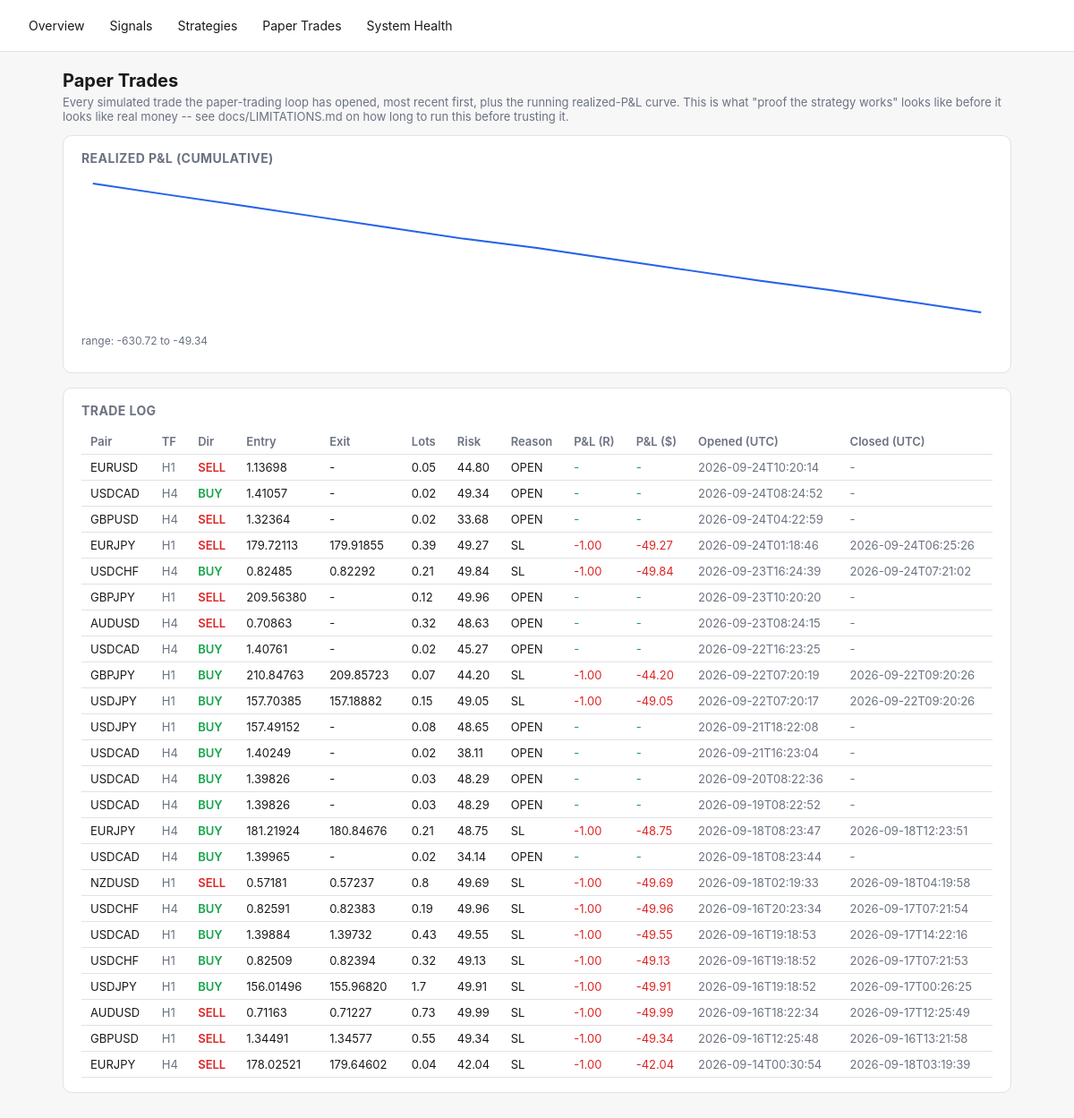
Screenshot of /paper-trades with the database file from the repository.
### tables this page shows
CREATE TABLE paper_trades (
    id INTEGER PRIMARY KEY AUTOINCREMENT,
    signal_id TEXT REFERENCES signals(id),
    pair TEXT NOT NULL,
    direction TEXT NOT NULL,
    entry_time TEXT NOT NULL,
    entry_price REAL NOT NULL,
    stop_loss REAL NOT NULL,
    take_profit REAL NOT NULL,
    lots REAL,                 -- position size at entry (fx_engine.position_sizing), if it could be computed
    risk_amount REAL,          -- dollar amount risked at entry, lots * stop_distance * pip_value
    exit_time TEXT,
    exit_price REAL,
    exit_reason TEXT,
    pnl_r REAL,
    pnl_amount REAL,           -- real dollar P&L = pnl_r * risk_amount (NULL if risk_amount unknown)
    created_at TEXT NOT NULL
, timeframe TEXT NOT NULL DEFAULT 'H4');

### fx_engine/dashboard.py (the view)
    @app.route("/paper-trades")
    def paper_trades_page():
        d = get_db()
        curve = d.paper_equity_curve()
        return render_template(
            "paper_trades.html", trades=d.recent_paper_trades(limit=200), curve=curve,
            svg_points=_equity_curve_svg_points(curve),
            curve_min=min((p["cumulative"] for p in curve), default=0.0),
            curve_max=max((p["cumulative"] for p in curve), default=0.0),
        )

### fx_engine/dashboard.py (called while the page is built)
def _equity_curve_svg_points(curve: list[dict], width: int = 640, height: int = 160, pad: int = 8) -> str:
    if len(curve) < 2:
        return ""
    values = [p["cumulative"] for p in curve]
    lo, hi = min(values), max(values)
    span = (hi - lo) or 1.0
    n = len(values)
    points = []
    for i, v in enumerate(values):
        x = pad + (i / (n - 1)) * (width - 2 * pad)
        y = pad + (1 - (v - lo) / span) * (height - 2 * pad)
        points.append(f"{x:.1f},{y:.1f}")
    return " ".join(points)

### fx_engine/db.py (called while the page is built)
    @contextmanager
    def _conn(self):
        conn = sqlite3.connect(self.path)
        conn.row_factory = sqlite3.Row
        try:
            yield conn
            conn.commit()
        finally:
            conn.close()

    def recent_paper_trades(self, limit: int = 100) -> list[dict]:
        with self._conn() as conn:
            rows = conn.execute(
                "SELECT * FROM paper_trades ORDER BY created_at DESC LIMIT ?", (limit,),
            ).fetchall()
        return [dict(r) for r in rows]

    def paper_equity_curve(self) -> list[dict]:
        with self._conn() as conn:
            rows = conn.execute(
                """SELECT exit_time, pnl_amount FROM paper_trades
                   WHERE exit_time IS NOT NULL AND pnl_amount IS NOT NULL
                   ORDER BY exit_time ASC"""
            ).fetchall()
        cumulative = 0.0
        curve = []
        for r in rows:
            cumulative += r["pnl_amount"]
            curve.append({"exit_time": r["exit_time"], "pnl_amount": r["pnl_amount"], "cumulative": cumulative})
        return curve

### fx_engine/templates/paper_trades.html (shortened to what this page needs)
{% extends "base.html" %}
{% block content %}
<h1>Paper Trades</h1>
<p class="lede">Every simulated trade the paper-trading loop has opened, most recent first, plus the running
realized-P&amp;L curve. This is what "proof the strategy works" looks like before it looks like real money -- see
docs/LIMITATIONS.md on how long to run this before trusting it.</p>
<div class="card">
  <h2>Realized P&amp;L (cumulative)</h2>
  {% if svg_points %}
  <svg viewBox="0 0 640 160" width="100%" height="160" preserveAspectRatio="none">
    <polyline points="{{ svg_points }}" fill="none" stroke="var(--accent)" stroke-width="2" />
  </svg>
  <p class="muted" style="font-size:12px;">range: {{ "%.2f"|format(curve_min) }} to {{ "%.2f"|format(curve_max) }}</p>
  {% else %}
  <p class="muted">Not enough closed trades yet for a curve (need at least 2).</p>
  {% endif %}
</div>
<div class="card">
  <h2>Trade Log</h2>
  <div class="overflow">
  <table>
    <tr>
      <th>Pair</th><th>TF</th><th>Dir</th><th>Entry</th><th>Exit</th><th>Lots</th><th>Risk</th>
      <th>Reason</th><th>P&amp;L (R)</th><th>P&amp;L ($)</th><th>Opened (UTC)</th><th>Closed (UTC)</th>
    </tr>
    {% for t in trades %}
    <tr>
      <td>{{ t.pair }}</td>
      <td class="muted">{{ t.timeframe or "H4" }}</td>
      <td class="{{ 'buy' if t.direction=='BUY' else 'sell' }}">{{ t.direction }}</td>
      <td>{{ "%.5f"|format(t.entry_price) }}</td>
      <td>{{ "%.5f"|format(t.exit_price) if t.exit_price is not none else "-" }}</td>
      <td>{{ t.lots if t.lots is not none else "-" }}</td>
      <td>{{ "%.2f"|format(t.risk_amount) if t.risk_amount is not none else "-" }}</td>
      <td>{{ t.exit_reason or "OPEN" }}</td>
      <td style="color:{{ 'var(--green)' if (t.pnl_r or 0) >= 0 else 'var(--red)' }}">
        {{ "%.2f"|format(t.pnl_r) if t.pnl_r is not none else "-" }}
      </td>
      <td style="color:{{ 'var(--green)' if (t.pnl_amount or 0) >= 0 else 'var(--red)' }}">
        {{ "%.2f"|format(t.pnl_amount) if t.pnl_amount is not none else "-" }}
      </td>
      <td class="muted">{{ t.entry_time[:19] }}</td>
      <td class="muted">{{ t.exit_time[:19] if t.exit_time else "-" }}</td>
    </tr>
    {% else %}
    <tr><td colspan="12" class="muted">No paper trades yet -- run `python -m fx_engine.main paper --once`.</td></tr>
    {% endfor %}
  </table>
  </div>
</div>
{% endblock %}

### fx_engine/templates/base.html (style rules this page uses)
:root { --bg:#f7f7f8; --fg:#1a1a1a; --card:#ffffff; --border:#e2e2e5; --accent:#2563eb; --green:#16a34a; --red:#dc2626; --amber:#d97706; --muted:#6b7280; }
* { box-sizing: border-box; }
body { margin:0; font-family:-apple-system,BlinkMacSystemFont,"Segoe UI",sans-serif; background:var(--bg); color:var(--fg); }
.card { background:var(--card); border:1px solid var(--border); border-radius:10px; padding:16px 20px; margin-bottom:16px; }
table { width:100%; border-collapse:collapse; font-size:13px; }
th, td { text-align:left; padding:6px 10px; border-bottom:1px solid var(--border); white-space:nowrap; }
th { color:var(--muted); font-weight:600; }
.buy { color:var(--green); font-weight:600; }
.sell { color:var(--red); font-weight:600; }
.muted { color:var(--muted); }
h1 { font-size:20px; margin:0 0 4px; }
h2 { font-size:14px; margin:0 0 12px; color:var(--muted); text-transform:uppercase; letter-spacing:.03em; }
p.lede { color:var(--muted); font-size:13px; margin-top:0; }
.overflow { overflow-x:auto; }

### rows the page displays
paper_trades: pair "EURUSD", timeframe "H1", direction "SELL", entry_price "1.13698", exit_price "-", lots "0.05", risk_amount "44.80", exit_reason "OPEN", pnl_r "-", pnl_amount "-", entry_time "2026-09-24T10:20:14", exit_time "-"
paper_trades: pair "USDCAD", timeframe "H4", direction "BUY", entry_price "1.41057", exit_price "-", lots "0.02", risk_amount "49.34", exit_reason "OPEN", pnl_r "-", pnl_amount "-", entry_time "2026-09-24T08:24:52", exit_time "-"
paper_trades: pair "GBPUSD", timeframe "H4", direction "SELL", entry_price "1.32364", exit_price "-", lots "0.02", risk_amount "33.68", exit_reason "OPEN", pnl_r "-", pnl_amount "-", entry_time "2026-09-24T04:22:59", exit_time "-"
paper_trades: pair "EURJPY", timeframe "H1", direction "SELL", entry_price "179.72113", exit_price "179.91855", lots "0.39", risk_amount "49.27", exit_reason "SL", pnl_r "-1.00", pnl_amount "-49.27", entry_time "2026-09-24T01:18:46", exit_time "2026-09-24T06:25:26"
paper_trades: pair "USDCHF", timeframe "H4", direction "BUY", entry_price "0.82485", exit_price "0.82292", lots "0.21", risk_amount "49.84", exit_reason "SL", pnl_r "-1.00", pnl_amount "-49.84", entry_time "2026-09-23T16:24:39", exit_time "2026-09-24T07:21:02"
paper_trades: pair "GBPJPY", timeframe "H1", direction "SELL", entry_price "209.56380", exit_price "-", lots "0.12", risk_amount "49.96", exit_reason "OPEN", pnl_r "-", pnl_amount "-", entry_time "2026-09-23T10:20:20", exit_time "-"
paper_trades: pair "AUDUSD", timeframe "H4", direction "SELL", entry_price "0.70863", exit_price "-", lots "0.32", risk_amount "48.63", exit_reason "OPEN", pnl_r "-", pnl_amount "-", entry_time "2026-09-23T08:24:15", exit_time "-"
paper_trades: pair "USDCAD", timeframe "H4", direction "BUY", entry_price "1.40761", exit_price "-", lots "0.02", risk_amount "45.27", exit_reason "OPEN", pnl_r "-", pnl_amount "-", entry_time "2026-09-22T16:23:25", exit_time "-"
paper_trades: pair "GBPJPY", timeframe "H1", direction "BUY", entry_price "210.84763", exit_price "209.85723", lots "0.07", risk_amount "44.20", exit_reason "SL", pnl_r "-1.00", pnl_amount "-44.20", entry_time "2026-09-22T07:20:19", exit_time "2026-09-22T09:20:26"
paper_trades: pair "USDJPY", timeframe "H1", direction "BUY", entry_price "157.70385", exit_price "157.18882", lots "0.15", risk_amount "49.05", exit_reason "SL", pnl_r "-1.00", pnl_amount "-49.05", entry_time "2026-09-22T07:20:17", exit_time "2026-09-22T09:20:26"
paper_trades: pair "USDJPY", timeframe "H1", direction "BUY", entry_price "157.49152", exit_price "-", lots "0.08", risk_amount "48.65", exit_reason "OPEN", pnl_r "-", pnl_amount "-", entry_time "2026-09-21T18:22:08", exit_time "-"
paper_trades: pair "USDCAD", timeframe "H4", direction "BUY", entry_price "1.40249", exit_price "-", lots "0.02", risk_amount "38.11", exit_reason "OPEN", pnl_r "-", pnl_amount "-", entry_time "2026-09-21T16:23:04", exit_time "-"
paper_trades: pair "USDCAD", timeframe "H4", direction "BUY", entry_price "1.39826", exit_price "-", lots "0.03", risk_amount "48.29", exit_reason "OPEN", pnl_r "-", pnl_amount "-", entry_time "2026-09-20T08:22:36", exit_time "-"
paper_trades: pair "USDCAD", timeframe "H4", direction "BUY", entry_price "1.39826", exit_price "-", lots "0.03", risk_amount "48.29", exit_reason "OPEN", pnl_r "-", pnl_amount "-", entry_time "2026-09-19T08:22:52", exit_time "-"
paper_trades: pair "EURJPY", timeframe "H4", direction "BUY", entry_price "181.21924", exit_price "180.84676", lots "0.21", risk_amount "48.75", exit_reason "SL", pnl_r "-1.00", pnl_amount "-48.75", entry_time "2026-09-18T08:23:47", exit_time "2026-09-18T12:23:51"
paper_trades: pair "USDCAD", timeframe "H4", direction "BUY", entry_price "1.39965", exit_price "-", lots "0.02", risk_amount "34.14", exit_reason "OPEN", pnl_r "-", pnl_amount "-", entry_time "2026-09-18T08:23:44", exit_time "-"
paper_trades: pair "NZDUSD", timeframe "H1", direction "SELL", entry_price "0.57181", exit_price "0.57237", lots "0.8", risk_amount "49.69", exit_reason "SL", pnl_r "-1.00", pnl_amount "-49.69", entry_time "2026-09-18T02:19:33", exit_time "2026-09-18T04:19:58"
paper_trades: pair "USDCHF", timeframe "H4", direction "BUY", entry_price "0.82591", exit_price "0.82383", lots "0.19", risk_amount "49.96", exit_reason "SL", pnl_r "-1.00", pnl_amount "-49.96", entry_time "2026-09-16T20:23:34", exit_time "2026-09-17T07:21:54"
paper_trades: pair "USDCAD", timeframe "H1", direction "BUY", entry_price "1.39884", exit_price "1.39732", lots "0.43", risk_amount "49.55", exit_reason "SL", pnl_r "-1.00", pnl_amount "-49.55", entry_time "2026-09-16T19:18:53", exit_time "2026-09-17T14:22:16"
paper_trades: pair "USDCHF", timeframe "H1", direction "BUY", entry_price "0.82509", exit_price "0.82394", lots "0.32", risk_amount "49.13", exit_reason "SL", pnl_r "-1.00", pnl_amount "-49.13", entry_time "2026-09-16T19:18:52", exit_time "2026-09-17T07:21:53"
paper_trades: pair "USDJPY", timeframe "H1", direction "BUY", entry_price "156.01496", exit_price "155.96820", lots "1.7", risk_amount "49.91", exit_reason "SL", pnl_r "-1.00", pnl_amount "-49.91", entry_time "2026-09-16T19:18:52", exit_time "2026-09-17T00:26:25"
paper_trades: pair "AUDUSD", timeframe "H1", direction "SELL", entry_price "0.71163", exit_price "0.71227", lots "0.73", risk_amount "49.99", exit_reason "SL", pnl_r "-1.00", pnl_amount "-49.99", entry_time "2026-09-16T18:22:34", exit_time "2026-09-17T12:25:49"
paper_trades: pair "GBPUSD", timeframe "H1", direction "SELL", entry_price "1.34491", exit_price "1.34577", lots "0.55", risk_amount "49.34", exit_reason "SL", pnl_r "-1.00", pnl_amount "-49.34", entry_time "2026-09-16T12:25:48", exit_time "2026-09-16T13:21:58"
paper_trades: pair "EURJPY", timeframe "H4", direction "SELL", entry_price "178.02521", exit_price "179.64602", lots "0.04", risk_amount "42.04", exit_reason "SL", pnl_r "-1.00", pnl_amount "-42.04", entry_time "2026-09-14T00:30:54", exit_time "2026-09-18T03:19:39"

### other values shown
{{ "%.2f"|format(curve_min) }} "-630.72"
{{ "%.2f"|format(curve_max) }} "-49.34"
